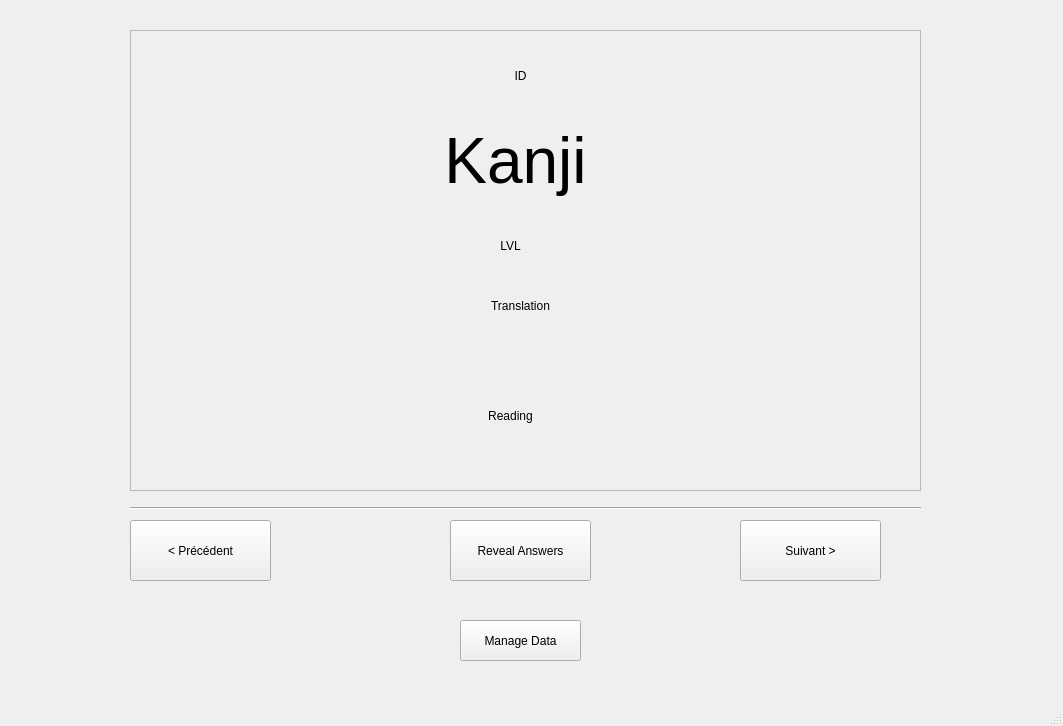
<?xml version="1.0" encoding="UTF-8"?>
<ui version="4.0">
 <class>MainWindow</class>
 <widget class="QMainWindow" name="MainWindow">
  <property name="geometry">
   <rect>
    <x>0</x>
    <y>0</y>
    <width>1063</width>
    <height>726</height>
   </rect>
  </property>
  <property name="windowTitle">
   <string>MainWindow</string>
  </property>
  <widget class="QWidget" name="centralwidget">
   <widget class="QPushButton" name="nextButton">
    <property name="geometry">
     <rect>
      <x>740</x>
      <y>520</y>
      <width>141</width>
      <height>61</height>
     </rect>
    </property>
    <property name="text">
     <string>Suivant &gt;</string>
    </property>
   </widget>
   <widget class="QPushButton" name="previousButton">
    <property name="geometry">
     <rect>
      <x>130</x>
      <y>520</y>
      <width>141</width>
      <height>61</height>
     </rect>
    </property>
    <property name="text">
     <string>&lt; Précédent</string>
    </property>
   </widget>
   <widget class="QFrame" name="frame">
    <property name="geometry">
     <rect>
      <x>130</x>
      <y>30</y>
      <width>791</width>
      <height>461</height>
     </rect>
    </property>
    <property name="frameShape">
     <enum>QFrame::StyledPanel</enum>
    </property>
    <property name="frameShadow">
     <enum>QFrame::Raised</enum>
    </property>
    <widget class="QLabel" name="kanjiLabel">
     <property name="geometry">
      <rect>
       <x>280</x>
       <y>70</y>
       <width>211</width>
       <height>121</height>
      </rect>
     </property>
     <property name="font">
      <font>
       <pointsize>48</pointsize>
      </font>
     </property>
     <property name="text">
      <string>Kanji</string>
     </property>
     <property name="alignment">
      <set>Qt::AlignCenter</set>
     </property>
    </widget>
    <widget class="QLabel" name="idLabel">
     <property name="geometry">
      <rect>
       <x>320</x>
       <y>10</y>
       <width>141</width>
       <height>71</height>
      </rect>
     </property>
     <property name="text">
      <string>ID</string>
     </property>
     <property name="alignment">
      <set>Qt::AlignCenter</set>
     </property>
    </widget>
    <widget class="QLabel" name="lvlLabel">
     <property name="geometry">
      <rect>
       <x>310</x>
       <y>180</y>
       <width>141</width>
       <height>71</height>
      </rect>
     </property>
     <property name="text">
      <string>LVL</string>
     </property>
     <property name="alignment">
      <set>Qt::AlignCenter</set>
     </property>
    </widget>
    <widget class="QLabel" name="readingLabel">
     <property name="geometry">
      <rect>
       <x>310</x>
       <y>350</y>
       <width>141</width>
       <height>71</height>
      </rect>
     </property>
     <property name="text">
      <string>Reading</string>
     </property>
     <property name="alignment">
      <set>Qt::AlignCenter</set>
     </property>
    </widget>
    <widget class="QLabel" name="translationLabel">
     <property name="geometry">
      <rect>
       <x>320</x>
       <y>240</y>
       <width>141</width>
       <height>71</height>
      </rect>
     </property>
     <property name="text">
      <string>Translation</string>
     </property>
     <property name="alignment">
      <set>Qt::AlignCenter</set>
     </property>
    </widget>
   </widget>
   <widget class="QPushButton" name="pushButton">
    <property name="geometry">
     <rect>
      <x>460</x>
      <y>620</y>
      <width>121</width>
      <height>41</height>
     </rect>
    </property>
    <property name="text">
     <string>Manage Data</string>
    </property>
   </widget>
   <widget class="QPushButton" name="answerButton">
    <property name="geometry">
     <rect>
      <x>450</x>
      <y>520</y>
      <width>141</width>
      <height>61</height>
     </rect>
    </property>
    <property name="text">
     <string>Reveal Answers</string>
    </property>
   </widget>
   <widget class="Line" name="line">
    <property name="geometry">
     <rect>
      <x>130</x>
      <y>500</y>
      <width>791</width>
      <height>16</height>
     </rect>
    </property>
    <property name="orientation">
     <enum>Qt::Horizontal</enum>
    </property>
   </widget>
  </widget>
  <widget class="QStatusBar" name="statusbar"/>
  <widget class="QMenuBar" name="menubar">
   <property name="geometry">
    <rect>
     <x>0</x>
     <y>0</y>
     <width>1063</width>
     <height>21</height>
    </rect>
   </property>
  </widget>
 </widget>
 <resources/>
 <connections/>
</ui>
